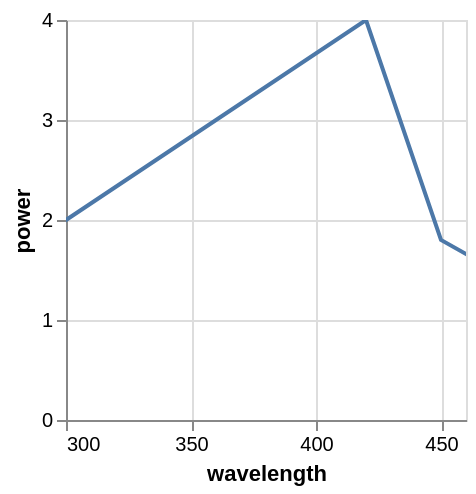

Vega-Lite specification stored for this chart:
### Vega specification from a JSON file in a GitHub repository (floating-point values rounded to 4 significant figures)
{"$schema": "https://vega.github.io/schema/vega/v5.json", "background": "white", "padding": 5, "width": 200, "height": 200, "style": "cell", "data": [{"name": "source_0", "values": [{"wavelength": 250, "power": 1}, {"wavelength": 300, "power": 2}, {"wavelength": 420, "power": 4}, {"wavelength": 450, "power": 1.8}, {"wavelength": 500, "power": 1.1}]}, {"name": "data_0", "source": "source_0", "transform": [{"type": "formula", "expr": "toNumber(datum[\"wavelength\"])", "as": "wavelength"}]}], "marks": [{"name": "marks", "type": "line", "clip": true, "style": ["line"], "sort": {"field": "datum[\"wavelength\"]"}, "from": {"data": "data_0"}, "encode": {"update": {"stroke": {"value": "#4c78a8"}, "x": {"scale": "x", "field": "wavelength"}, "y": {"scale": "y", "field": "power"}, "defined": {"signal": "datum[\"wavelength\"] !== null && isFinite(datum[\"wavelength\"]) && datum[\"power\"] !== null && isFinite(datum[\"power\"])"}}}}], "scales": [{"name": "x", "type": "linear", "domain": [300, 450], "range": [0, {"signal": "width"}], "nice": true, "zero": false}, {"name": "y", "type": "linear", "domain": {"data": "data_0", "field": "power"}, "range": [{"signal": "height"}, 0], "nice": true, "zero": true}], "axes": [{"scale": "x", "orient": "bottom", "gridScale": "y", "grid": true, "tickCount": {"signal": "ceil(width/40)"}, "domain": false, "labels": false, "maxExtent": 0, "minExtent": 0, "ticks": false, "zindex": 0}, {"scale": "y", "orient": "left", "gridScale": "x", "grid": true, "tickCount": {"signal": "ceil(height/40)"}, "domain": false, "labels": false, "maxExtent": 0, "minExtent": 0, "ticks": false, "zindex": 0}, {"scale": "x", "orient": "bottom", "grid": false, "title": "wavelength", "labelFlush": true, "labelOverlap": true, "tickCount": {"signal": "ceil(width/40)"}, "zindex": 0}, {"scale": "y", "orient": "left", "grid": false, "title": "power", "labelOverlap": true, "tickCount": {"signal": "ceil(height/40)"}, "zindex": 0}], "config": {"background": "white"}}
